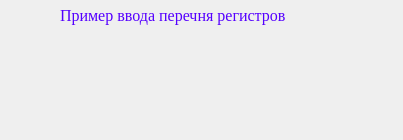
<?xml version="1.0" encoding="UTF-8"?>
<ui version="4.0">
 <class>Form</class>
 <widget class="QWidget" name="Form">
  <property name="geometry">
   <rect>
    <x>0</x>
    <y>0</y>
    <width>403</width>
    <height>140</height>
   </rect>
  </property>
  <property name="windowTitle">
   <string>Form</string>
  </property>
  <widget class="QLabel" name="label">
   <property name="geometry">
    <rect>
     <x>0</x>
     <y>40</y>
     <width>401</width>
     <height>91</height>
    </rect>
   </property>
   <property name="styleSheet">
    <string notr="true">background-image: url(C:/Users/admin/Desktop/Informatsia.png);</string>
   </property>
   <property name="text">
    <string/>
   </property>
  </widget>
  <widget class="QLabel" name="label_2">
   <property name="enabled">
    <bool>true</bool>
   </property>
   <property name="geometry">
    <rect>
     <x>60</x>
     <y>0</y>
     <width>281</width>
     <height>31</height>
    </rect>
   </property>
   <property name="font">
    <font>
     <family>Times New Roman</family>
     <pointsize>12</pointsize>
     <weight>50</weight>
     <italic>false</italic>
     <bold>false</bold>
     <underline>false</underline>
    </font>
   </property>
   <property name="styleSheet">
    <string notr="true">color: rgb(85, 0, 255);</string>
   </property>
   <property name="text">
    <string>Пример ввода перечня регистров</string>
   </property>
   <property name="scaledContents">
    <bool>false</bool>
   </property>
   <property name="wordWrap">
    <bool>false</bool>
   </property>
  </widget>
 </widget>
 <resources>
  <include location="../../QtDesigner/Qt Image/Информация.qrc"/>
 </resources>
 <connections/>
</ui>
